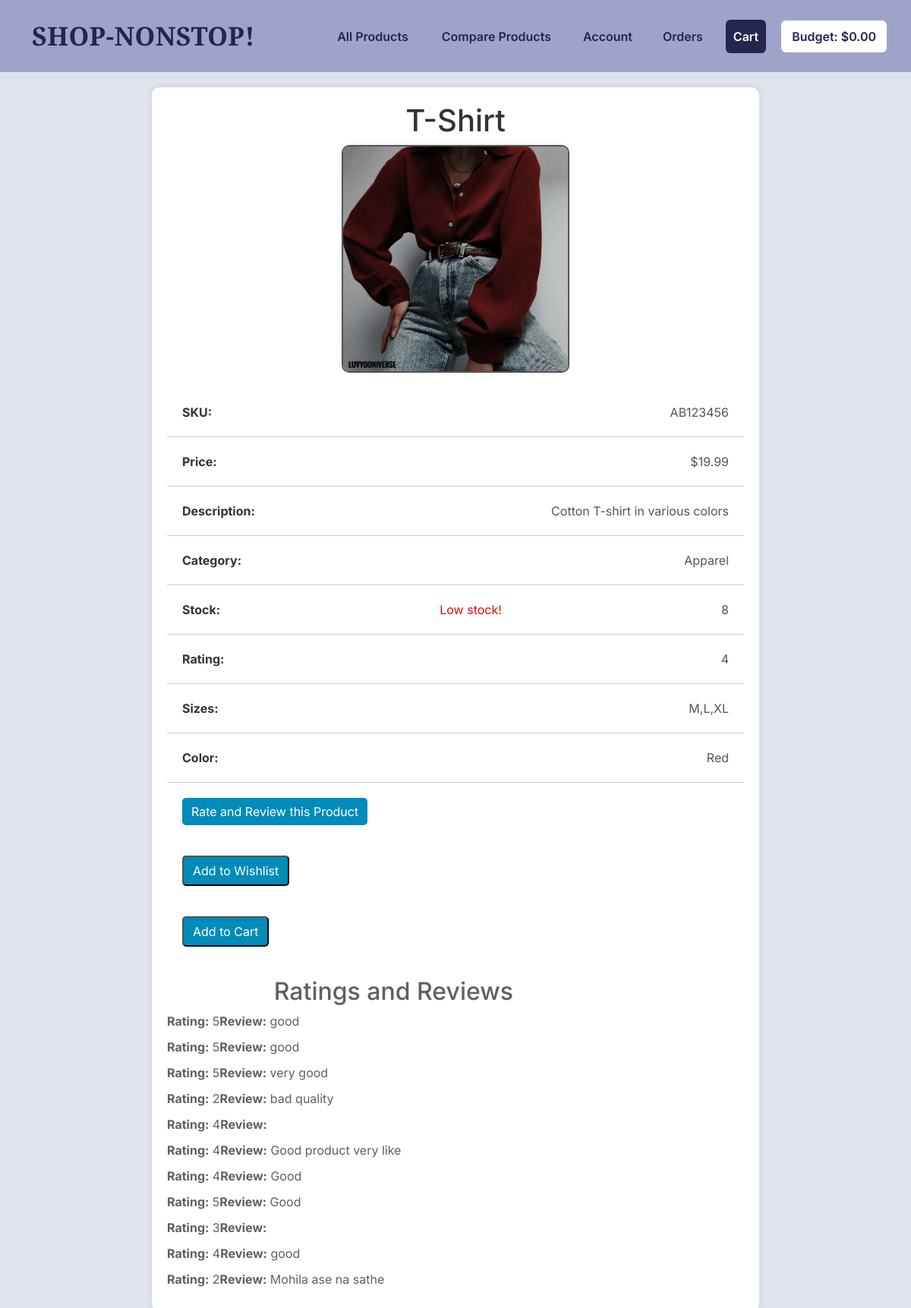
Page /product/P10001 on the committed database.
### app/models.py (models this page shows, shortened)
class Items(db.Model):
    __tablename__ = 'item'
    Item_ID = db.Column(db.String(80),unique=True, primary_key=True)
    sku = db.Column(db.String(80), unique=True, nullable=False)
    name = db.Column(db.String(120), unique=True, nullable=False)
    price = db.Column(db.Integer, nullable=False)
    item_desc = db.Column(db.String(255), nullable=False)
    category = db.Column(db.String(255), nullable=False)
    stock = db.Column(db.Integer, nullable=False)
    item_star = db.Column(db.Integer, nullable=False)
    itme_sizes = db.Column(db.String(120),  nullable=True)
    color = db.Column(db.String(120), nullable=False)
    pic = db.Column(db.Text)

class RatingReview(db.Model):
    __tablename__ = 'rating_review'
    id = db.Column(db.Integer, primary_key=True)
    item_id = db.Column(db.String(80), db.ForeignKey('item.Item_ID'), nullable=False)
    rating = db.Column(db.Integer, nullable=False)
    review = db.Column(db.Text, nullable=True)

### app/routes.py (the view)
@app.route('/product/<string:Item_ID>')
def product_page(Item_ID):
    product = Items.query.filter_by(Item_ID=Item_ID).first()
    if product is None:
        abort(404)
    product1 = Items.query.filter_by(Item_ID=Item_ID).first()
    ratings_reviews = RatingReview.query.filter_by(item_id=Item_ID).all()
    image_path = product1.pic
    return render_template('product.html', product=product,image_path=image_path,ratings_reviews=ratings_reviews)

### app/templates/product.html (shortened to what this page needs)
{% extends "base.html" %}
{% block content %}
<div class="product-container">
    <h1>{{ product.name }}</h1>
    <img src="{{ image_path }}" alt="Product Image" class="product-image">
    <ul class="product-details">
        <li class="product-item"><strong>SKU:</strong> {{ product.sku }}</li>
        <li class="product-item"><strong>Price:</strong> ${{ product.price }}</li>
        <li class="product-item"><strong>Description:</strong> {{ product.item_desc }}</li>
        <li class="product-item"><strong>Category:</strong> {{ product.category }}</li>
        <li class="product-item"><strong>Stock:</strong>
            {% if product.stock <= 10 %}
                <span style="color: red;">Low stock!</span>
            {% endif %}
            {{ product.stock }}
        </li>
        <li class="product-item"><strong>Rating:</strong> {{ product.item_star }}</li>
        <li class="product-item"><strong>Sizes:</strong> {{ product.itme_sizes }}</li>
        <li class="product-item"><strong>Color:</strong> {{ product.color }}</li>
        <li class="product-item" style="border-bottom: none;"><a href="/product/{{ product.Item_ID }}/rating_review" class="rating-review-btn">Rate and Review this Product</a></li>
        <li class="product-item" style="border-bottom: none;">
            <form action="{{ url_for('add_to_wishlist') }}" method="POST">
                <button type="submit" class="rating-review-btn">Add to Wishlist</button>
            </form>
        </li>
        <li class="product-item" style="border-bottom: none;">
            <form action="{{ url_for('add_to_cart') }}" method="POST">
                <button type="submit" class="rating-review-btn">Add to Cart</button>
            </form>
        </li>
    </ul>
    <div class="ratings-reviews">
        <h2>Ratings and Reviews</h2>
        {% if ratings_reviews %}
            {% for rating_review in ratings_reviews %}
                <div class="rating-review">
                    <p><strong>Rating:</strong> {{ rating_review.rating }}</p>
                    <p><strong>Review:</strong> {{ rating_review.review }}</p>
                </div>
            {% endfor %}
        {% else %}
            <p>No ratings and reviews yet.</p>
        {% endif %}
    </div>
</div>
{% endblock %}

### app/templates/base.html (style rules this page uses)
body { margin: 0; font-family: 'Inter', Arial, sans-serif; background-color: #dfe3ee; color: #615f5f; }
h2 { display: flex; justify-content: flex-end; max-width: 60%; }

### app/templates/product.html (style rules this page uses)
.product-container { max-width: 800px; margin: 20px auto; padding: 20px; background-color: #fff; border-radius: 10px; box-shadow: 0 0 10px rgba(0, 0, 0, 0.1); }
h1 { text-align: center; color: #333; }
.product-details { list-style: none; padding: 0; margin: 0; }
.product-item { padding: 20px; border-bottom: 1px solid #ccc; transition: background-color 0.3s ease; display: flex; justify-content: space-between; align-items: center; }
.product-item:last-child { border-bottom: none; }
.product-title, .product-item strong { font-weight: bold; color: #333; }
.product-price, .product-item { color: #555; }
.product-image { max-width: 300px; height: auto; display: block; margin: 0 auto; border: 2px solid #555; border-radius: 10px; box-shadow: 0 0 5px rgba(0, 0, 0, 0.1); margin-bottom: 20px; }
.rating-review-btn { background-color: #008CBA; color: #fff; padding: 6px 12px; border-radius: 5px; text-decoration: none; transition: background-color 0.3s ease; }
.ratings-reviews { margin-top: 20px; }
.rating-review { display: flex; margin-bottom: 10px; }
.rating-review p { margin: 0; }

### rows in the picture
Items: name "T-Shirt", pic (picture), sku "AB123456", item_desc "Cotton T-shirt in various colors", category "Apparel", itme_sizes "M,L,XL", color "Red"
RatingReview: rating "5", review "good"
RatingReview: rating "5", review "good"
RatingReview: rating "5", review "very good"
RatingReview: rating "2", review "bad quality"
RatingReview: rating "4"
RatingReview: rating "4", review "Good product very like"
RatingReview: rating "4", review "Good"
RatingReview: rating "5", review "Good"
RatingReview: rating "3"
RatingReview: rating "4", review "good"
RatingReview: rating "2", review "Mohila ase na sathe"

### other values in the picture
{{ session.get('budget', '0.00') }} "0.00"
{{ product.price }} "19.99"
{{ product.stock }} "8"
{{ product.item_star }} "4"
